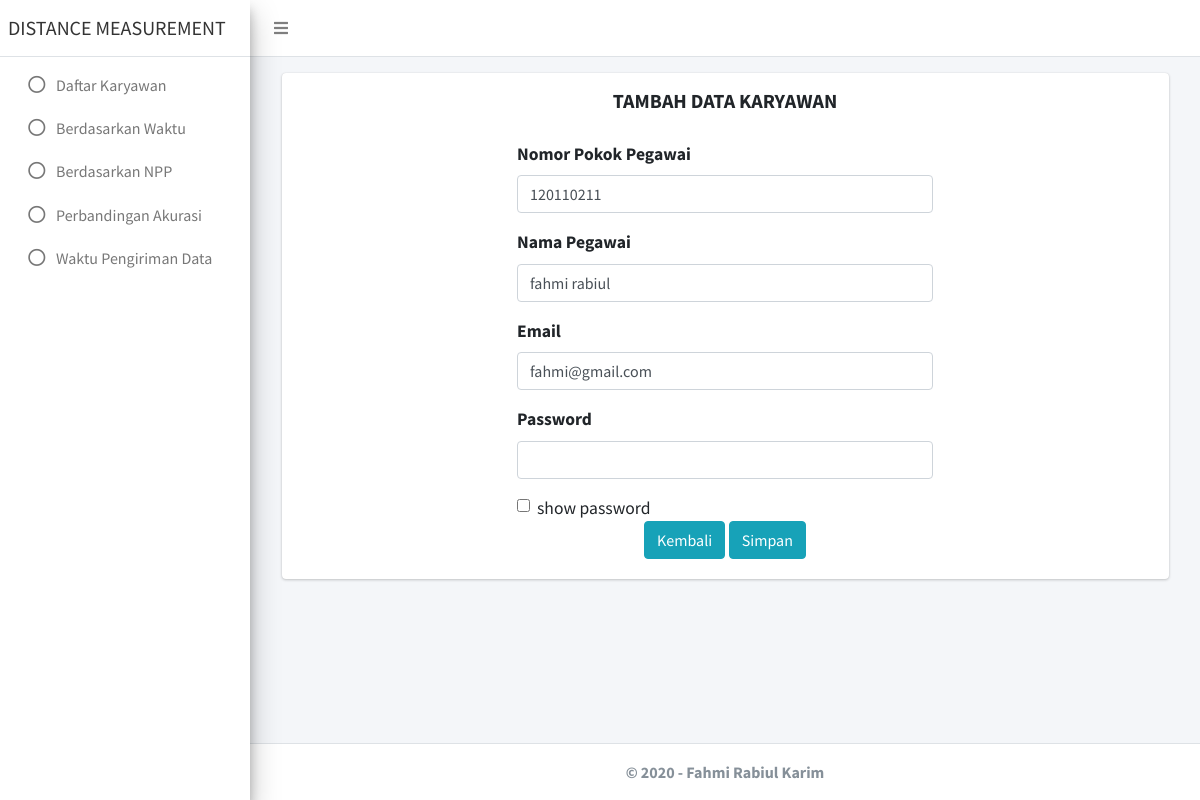
Page /home/ubahKaryawan/1 on the committed database.
### tables this page shows
CREATE TABLE `user_table` (
  `id` int(11) NOT NULL,
  `npp` varchar(50) NOT NULL,
  `name` varchar(50) NOT NULL,
  `email` varchar(50) NOT NULL,
  `password` varchar(100) NOT NULL
);

### application/controllers/Home.php (called while the page is built, shortened)
<?php
class Home extends CI_Controller
{
    public function __construct()
    {
        $this->load->model('Karyawan_model');
    }
    public function ubahKaryawan($id)
    {
        if (!isset($_POST['submit'])) {
            $data['karyawan'] = $this->Karyawan_model->pilihKaryawan($id);
            $this->load->view('templates/header');
            $this->load->view('karyawan/ubah', $data);
            $this->load->view('templates/footer');
        } else {
            $this->Karyawan_model->ubahDataKaryawan();
            redirect('home/daftarKaryawan');
        }
    }
}

### index.php (called while the page is built, shortened)
<?php
require_once BASEPATH.'core/CodeIgniter.php';

### application/models/Karyawan_model.php (called while the page is built, shortened)
<?php
class Karyawan_model extends CI_Model
{
    public function pilihKaryawan($id)
    {
        return $this->db->get_where('user_table', ['id' => $id])->row_array();
    }
}

### application/views/karyawan/ubah.php (the view, shortened to what this page needs)
<div class="card">
    <div class="card-title">
        <div class="d-flex">
            <div class="ml-auto mr-auto mt-3">
                <h5><b>TAMBAH DATA KARYAWAN</b></h5>
            </div>
        </div>
        <div class="card-body">
            <div class="row">
                <div class="col-md-3"></div>
                <div class="col-md-6">
                    <form action="" method="POST">
                        <div class="form-group">
                            <label for="npp">Nomor Pokok Pegawai</label>
                            <input type="text" class="form-control" id="npp" name="npp" value="<?= $karyawan['npp']; ?>">
                        </div>
                        <div class="form-group">
                            <label for="nama">Nama Pegawai</label>
                            <input type="text" class="form-control" id="nama" name="nama" value="<?= $karyawan['name']; ?>">
                        </div>
                        <div class="form-group">
                            <label for="email">Email</label>
                            <input type="text" class="form-control" id="email" name="email" value="<?= $karyawan['email']; ?>">
                        </div>
                        <div class="form-group">
                            <label for="pw">Password</label>
                            <input type="password" class="form-control" id="pw" name="pw">
                        </div>
                        <div class="form-check">
                            <input class="form-check-input" type="checkbox" id="showpassword" onclick="showPassword()">
                            <label class="form-check-label" for="showpassword">
                                show password
                            </label>
                        </div>
                        <div class="col-md-12 d-flex">
                            <div class="mr-auto ml-auto">
                                <a href="<?= base_url('home/daftarkaryawan'); ?>" class="btn btn-info">Kembali</a>
                                <button type="submit" name="submit" class="btn btn-info">Simpan</button>
                            </div>
                        </div>
                    </form>
                </div>
            </div>
        </div>
    </div>
</div>

### rows in the picture
user_table: npp "120110211", nama "fahmi rabiul", email "fahmi@gmail.com"
